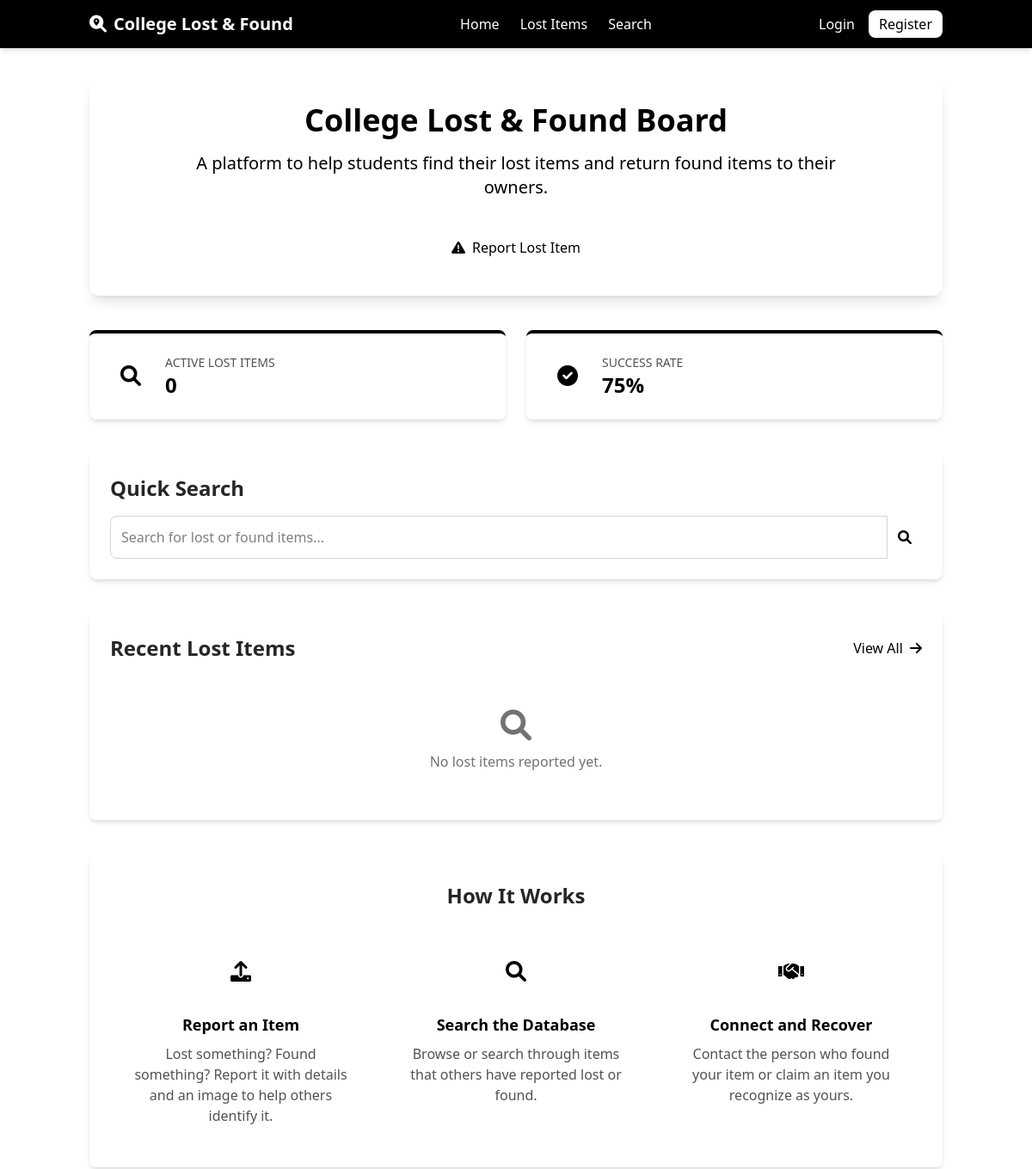
The app's page / (upper part), older data.
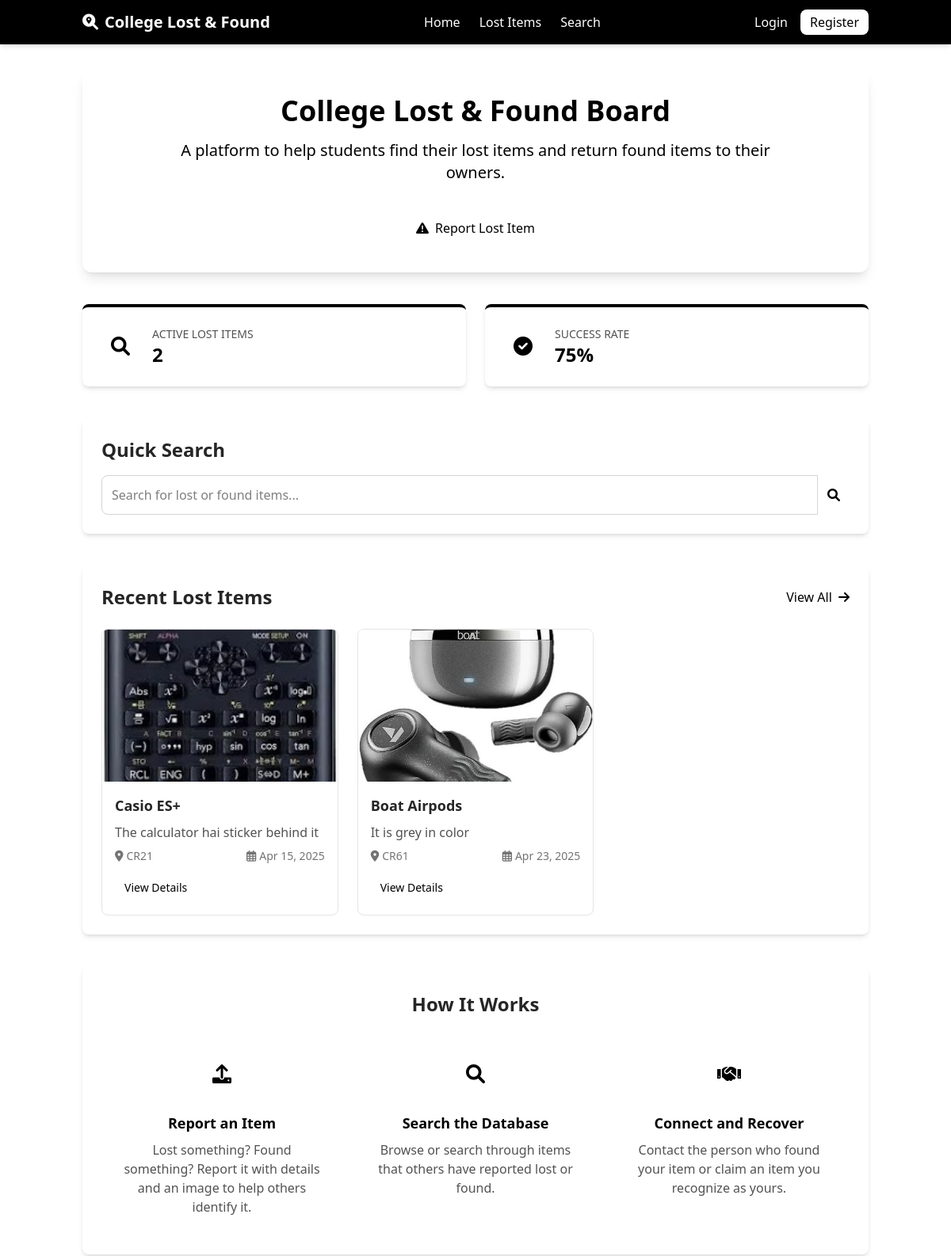
The same page, newer data.
### items/models.py (models this page shows, shortened)
class BaseItem(models.Model):
    title = models.CharField(max_length=100)
    description = models.TextField()
    date_posted = models.DateTimeField(auto_now_add=True)
    location = models.CharField(max_length=100)
    image = models.ImageField(upload_to='item_images/', blank=True, null=True)
    user = models.ForeignKey(User, on_delete=models.CASCADE)
    class Meta:
        abstract = True
        ordering = ['-date_posted']

class LostItem(BaseItem):
    date_lost = models.DateField()
    is_found = models.BooleanField(default=False)

### items/views.py (the view)
# urls.py: path('', views.home, name='home'),
def home(request):
    context = {
        'lost_items': LostItem.objects.filter(is_found=False).order_by('-date_posted')[:5],
        'found_items': FoundItem.objects.filter(is_claimed=False).order_by('-date_posted')[:5],
    }
    return render(request, 'items/home.html', context)

### templates/items/home.html (shortened to what the changed rows need)
{% extends 'base.html' %}
{% block content %}
<div class="space-y-10">
    <section class="bg-primary-600 rounded-xl p-8 shadow-lg">
        <div class="max-w-3xl mx-auto text-center">
            <h1 class="text-4xl font-bold mb-4">College Lost & Found Board</h1>
        </div>
    </section>
    <section class="grid grid-cols-1 md:grid-cols-2 gap-6">
        <div class="bg-white rounded-lg shadow-md p-6 border-t-4 border-primary-500 flex items-center">
            <div>
                <h3 class="text-neutral-600 text-sm">ACTIVE LOST ITEMS</h3>
                <p class="text-2xl font-bold">{{ lost_items.count }}</p>
            </div>
        </div>
    </section>
    <section class="bg-white rounded-lg shadow-md p-6">
        <h2 class="text-2xl font-bold text-neutral-800 mb-4">Quick Search</h2>
    </section>
    <section class="bg-white rounded-lg shadow-md p-6">
        <div class="flex justify-between items-center mb-6">
            <h2 class="text-2xl font-bold text-neutral-800">Recent Lost Items</h2>
        </div>
        {% if lost_items %}
            <div class="grid grid-cols-1 md:grid-cols-2 lg:grid-cols-3 gap-6">
                {% for item in lost_items %}
                    <div class="border border-neutral-200 rounded-lg overflow-hidden hover:shadow-md transition">
                        {% if item.image %}
                            <img src="{{ item.image.url }}" alt="{{ item.title }}" class="w-full h-48 object-cover">
                        {% else %}
                            <div class="w-full h-48 bg-neutral-200 flex items-center justify-center">
                                <i class="fas fa-image text-neutral-400 text-4xl"></i>
                            </div>
                        {% endif %}
                        <div class="p-4">
                            <h3 class="text-lg font-semibold text-neutral-800 mb-2">{{ item.title }}</h3>
                            <p class="text-neutral-600 mb-2">{{ item.description|truncatechars:60 }}</p>
                            <div class="flex justify-between items-center text-sm text-neutral-500">
                                <span><i class="fas fa-map-marker-alt mr-1"></i>{{ item.location }}</span>
                                <span><i class="far fa-calendar-alt mr-1"></i>{{ item.date_lost|date:"M d, Y" }}</span>
                            </div>
                            <a href="{% url 'lost-item-detail' item.pk %}" class="mt-3 inline-block bg-primary-100 hover:bg-primary-200 text-primary-800 py-2 px-3 rounded text-sm font-medium">View Details</a>
                        </div>
                    </div>
                {% endfor %}
            </div>
        {% else %}
            <div class="text-center py-8 text-neutral-500">
                <i class="fas fa-search text-4xl mb-3"></i>
                <p>No lost items reported yet.</p>
            </div>
        {% endif %}
    </section>
    <section class="bg-white rounded-lg shadow-md p-8">
        <h2 class="text-2xl font-bold text-neutral-800 mb-6 text-center">How It Works</h2>
    </section>
</div>
{% endblock %}

Row changes from the older to the newer data that the page shows:
added LostItem: image (picture), title "Casio ES+", description "The calculator hai sticker behind it", location "CR21", date_lost "Apr 15, 2025"
added LostItem: image (picture), title "Boat Airpods", description "It is grey in color", location "CR61", date_lost "Apr 23, 2025"
Text that changed along with them:
{{ lost_items.count }}: "0" → "2"
text no longer shown: "No lost items reported yet."
